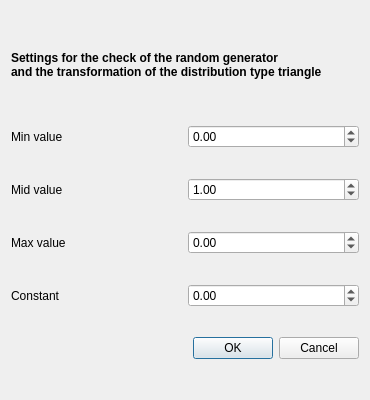
<?xml version="1.0" encoding="UTF-8"?>
<ui version="4.0">
 <class>FplGui_Check_Disttype_Triangle_Dia</class>
 <widget class="QDialog" name="FplGui_Check_Disttype_Triangle_Dia">
  <property name="geometry">
   <rect>
    <x>0</x>
    <y>0</y>
    <width>370</width>
    <height>400</height>
   </rect>
  </property>
  <property name="sizePolicy">
   <sizepolicy hsizetype="Preferred" vsizetype="Preferred">
    <horstretch>0</horstretch>
    <verstretch>0</verstretch>
   </sizepolicy>
  </property>
  <property name="minimumSize">
   <size>
    <width>370</width>
    <height>300</height>
   </size>
  </property>
  <property name="maximumSize">
   <size>
    <width>450</width>
    <height>400</height>
   </size>
  </property>
  <property name="windowTitle">
   <string>Random check settings triangle-type</string>
  </property>
  <property name="windowIcon">
   <iconset resource="../../../system_sys/source_code/gui/resources/system_sys_resource.qrc">
    <normaloff>:/fpl_icon</normaloff>:/fpl_icon</iconset>
  </property>
  <layout class="QVBoxLayout">
   <item>
    <widget class="QLabel" name="label_header">
     <property name="maximumSize">
      <size>
       <width>400</width>
       <height>60</height>
      </size>
     </property>
     <property name="font">
      <font>
       <pointsize>9</pointsize>
       <weight>75</weight>
       <bold>true</bold>
      </font>
     </property>
     <property name="text">
      <string>Settings for the check of the random generator
and the transformation of the distribution type triangle</string>
     </property>
    </widget>
   </item>
   <item>
    <layout class="QHBoxLayout" name="horizontalLayout">
     <item>
      <widget class="QLabel" name="label">
       <property name="text">
        <string>Min value</string>
       </property>
      </widget>
     </item>
     <item>
      <widget class="QDoubleSpinBox" name="doubleSpinBox_min">
       <property name="toolTip">
        <string>Mean value of the distribution.</string>
       </property>
       <property name="minimum">
        <double>-1000000.000000000000000</double>
       </property>
       <property name="maximum">
        <double>1000000.000000000000000</double>
       </property>
      </widget>
     </item>
    </layout>
   </item>
   <item>
    <layout class="QHBoxLayout" name="horizontalLayout_2">
     <item>
      <widget class="QLabel" name="label_2">
       <property name="text">
        <string>Mid value</string>
       </property>
      </widget>
     </item>
     <item>
      <widget class="QDoubleSpinBox" name="doubleSpinBox_mid">
       <property name="toolTip">
        <string>The standard deviation of the distribution. It can not be negative.</string>
       </property>
       <property name="minimum">
        <double>-1000000.000000000000000</double>
       </property>
       <property name="maximum">
        <double>1000000.000000000000000</double>
       </property>
       <property name="value">
        <double>1.000000000000000</double>
       </property>
      </widget>
     </item>
    </layout>
   </item>
   <item>
    <layout class="QHBoxLayout" name="horizontalLayout_3">
     <item>
      <widget class="QLabel" name="label_3">
       <property name="text">
        <string>Max value</string>
       </property>
      </widget>
     </item>
     <item>
      <widget class="QDoubleSpinBox" name="doubleSpinBox_max">
       <property name="toolTip">
        <string>Add a constant value to the distribution</string>
       </property>
       <property name="minimum">
        <double>-1000000.000000000000000</double>
       </property>
       <property name="maximum">
        <double>1000000.000000000000000</double>
       </property>
      </widget>
     </item>
    </layout>
   </item>
   <item>
    <layout class="QHBoxLayout" name="horizontalLayout_4">
     <item>
      <widget class="QLabel" name="label_4">
       <property name="text">
        <string>Constant</string>
       </property>
      </widget>
     </item>
     <item>
      <widget class="QDoubleSpinBox" name="doubleSpinBox_constant">
       <property name="minimum">
        <double>-1000000.000000000000000</double>
       </property>
       <property name="maximum">
        <double>1000000.000000000000000</double>
       </property>
      </widget>
     </item>
    </layout>
   </item>
   <item>
    <layout class="QHBoxLayout">
     <item>
      <spacer>
       <property name="orientation">
        <enum>Qt::Horizontal</enum>
       </property>
       <property name="sizeHint" stdset="0">
        <size>
         <width>108</width>
         <height>20</height>
        </size>
       </property>
      </spacer>
     </item>
     <item>
      <widget class="QPushButton" name="okButton">
       <property name="text">
        <string>OK</string>
       </property>
      </widget>
     </item>
     <item>
      <widget class="QPushButton" name="cancelButton">
       <property name="text">
        <string>Cancel</string>
       </property>
      </widget>
     </item>
    </layout>
   </item>
  </layout>
 </widget>
 <resources>
  <include location="../../../system_sys/source_code/gui/resources/system_sys_resource.qrc"/>
 </resources>
 <connections/>
</ui>
